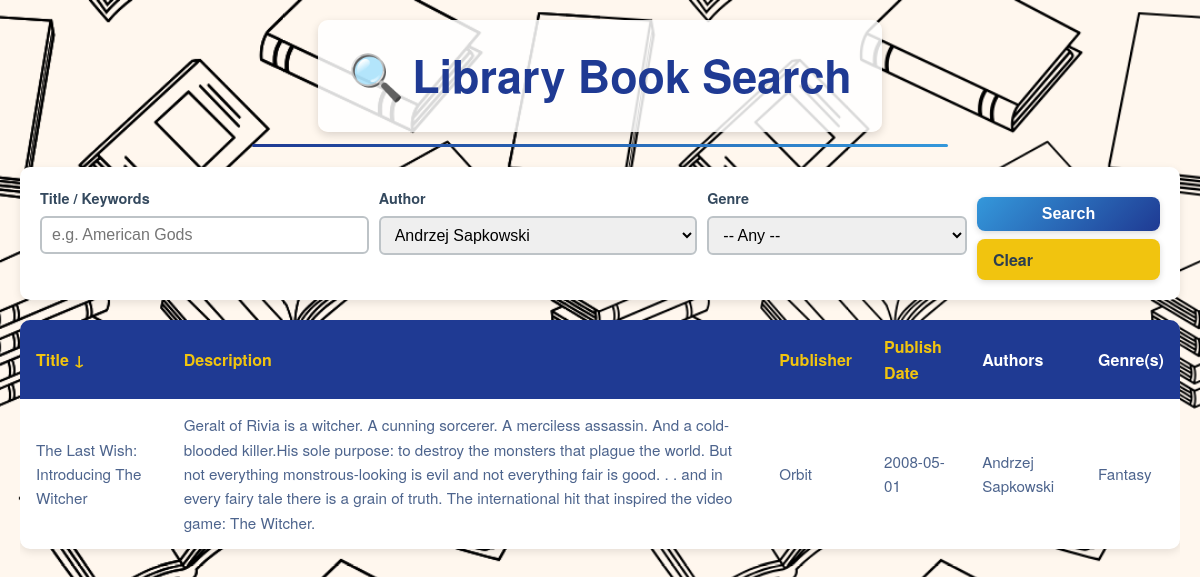
The page /search?title=&author_id=1&category_id=&sort_by=title&sort_dir=desc on the database its author committed.
### tables this page shows
CREATE TABLE Books (
    BookID INTEGER PRIMARY KEY,
    title TEXT,
    ean_isbn13 TEXT,
    upc_isbn10 TEXT,
    description TEXT,
    publisher TEXT,
    publish_date TEXT,
    page_length INTEGER
);

### app.py (the view, shortened to what this page needs)
@app.route("/search", methods=["GET"])
def search():
    title_query     = request.args.get("title", "").strip()
    author_id_str   = request.args.get("author_id", "").strip()
    category_id_str = request.args.get("category_id", "").strip()
    sort_by         = request.args.get("sort_by", "title").strip()
    sort_dir        = request.args.get("sort_dir", "asc").lower().strip()
    authors    = fetch_all_authors()
    categories = fetch_all_categories()
    where_clauses = []
    params = []
    if title_query:
        where_clauses.append("(b.title LIKE ? OR b.description LIKE ?)")
        like_pattern = f"%{title_query}%"
        params.extend([like_pattern, like_pattern])
    if author_id_str.isdigit():
        where_clauses.append("ba.AuthorID = ?")
        params.append(int(author_id_str))
    if category_id_str.isdigit():
        where_clauses.append("bc.CategoryID = ?")
        params.append(int(category_id_str))
    allowed_sort_columns = {
        "title": "b.title",
        "description": "b.description",
        "publisher": "b.publisher",
        "publish_date": "b.publish_date"
    }
    sort_column_db = allowed_sort_columns.get(sort_by, "b.title")
    sort_direction = "DESC" if sort_dir == "desc" else "ASC"
    base_query = """
        SELECT
          b.BookID,
          b.title,
          b.ean_isbn13,
          b.upc_isbn10,
          b.description,
          b.publisher,
          b.publish_date,
          GROUP_CONCAT(DISTINCT a.FullName)    AS Authors,
          GROUP_CONCAT(DISTINCT c.CategoryName) AS Categories
        FROM Books b
        LEFT JOIN BookAuthors ba ON ba.BookID = b.BookID
        LEFT JOIN Authors a     ON a.AuthorID = ba.AuthorID
        LEFT JOIN BookCategories bc ON bc.BookID = b.BookID
        LEFT JOIN Categories c      ON c.CategoryID = bc.CategoryID
    """
    if where_clauses:
        sql = (
            base_query
            + " WHERE " + " AND ".join(where_clauses)
            + " GROUP BY b.BookID "
            + f"ORDER BY {sort_column_db} {sort_direction};"
        )
    else:
        sql = base_query + f" GROUP BY b.BookID ORDER BY {sort_column_db} {sort_direction};"
    print("=== DEBUG SQL ===")
    print(sql)
    print("=== DEBUG PARAMS ===")
    print(params)
    results = []
    if title_query or author_id_str.isdigit() or category_id_str.isdigit():
        conn = get_db_connection()
        cursor = conn.cursor()
        try:
            cursor.execute(sql, params)
            results = cursor.fetchall()
            print("=== DEBUG RESULTS ROWCOUNT ===", len(results))
        finally:
            cursor.close()
            conn.close()
    return render_template(
        "search.html",
        authors=authors,
        categories=categories,
        results=results,
        form_data={
            "title": title_query,
            "author_id": author_id_str,
            "category_id": category_id_str,
            "sort_by": sort_by,
            "sort_dir": sort_dir
        }
    )

### app.py (called while the page is built)
def get_db_connection():
    base_dir = os.path.dirname(os.path.abspath(__file__))
    db_path = os.path.join(base_dir, "library.db")
    conn = sqlite3.connect(db_path)
    conn.row_factory = sqlite3.Row
    return conn

def fetch_all_authors():
    conn = get_db_connection()
    cursor = conn.cursor()
    cursor.execute("SELECT AuthorID, FullName FROM Authors ORDER BY FullName;")
    authors = cursor.fetchall()
    cursor.close()
    conn.close()
    return authors

def fetch_all_categories():
    conn = get_db_connection()
    cursor = conn.cursor()
    cursor.execute("""
        SELECT DISTINCT c.CategoryID, c.CategoryName
          FROM Categories c
          JOIN BookCategories bc ON c.CategoryID = bc.CategoryID
          JOIN Books b ON bc.BookID = b.BookID
         ORDER BY c.CategoryName;
    """)
    categories = cursor.fetchall()
    cursor.close()
    conn.close()
    return categories

### templates/search.html (shortened to what this page needs)
{% extends "layout.html" %}
{% block content %}
  <form class="search-form" method="get" action="{{ url_for('search') }}">
    <div>
      <label for="title">Title / Keywords</label>
      <input
        type="text"
        name="title"
        id="title"
        value="{{ form_data.title }}"
        placeholder="e.g. American Gods"
      />
    </div>
    <div>
      <label for="author_id">Author</label>
      <select name="author_id" id="author_id">
        {% for auth in authors %}
          {% set selected = "selected" if form_data.author_id == auth[0]|string else "" %}
          <option value="{{ auth[0] }}" {{ selected }}>{{ auth[1] }}</option>
        {% endfor %}
      </select>
    </div>
    <div>
      <label for="category_id">Genre</label>
      <select name="category_id" id="category_id">
        <option value="">-- Any --</option>
      </select>
    </div>
    <div class="search-actions">
      <button type="submit">Search</button>
      <a href="{{ url_for('search') }}">Clear</a>
    </div>
  </form>
  {% if results %}
    <div class="results-wrapper">
      <table>
        <thead>
          <tr>
            {% set toggle_dir = "asc" if form_data.sort_dir == "desc" else "desc" %}
            <th>
              <a
                href="{{ url_for('search',
                                title=form_data.title,
                                author_id=form_data.author_id,
                                category_id=form_data.category_id,
                                sort_by='title',
                                sort_dir=( 'asc' if form_data.sort_by != 'title' or form_data.sort_dir=='desc' else 'desc' ) ) }}">
                Title
                {% if form_data.sort_by == 'title' %}
                  {{ '↑' if form_data.sort_dir=='asc' else '↓' }}
                {% endif %}
              </a>
            </th>
            <th>
              <a
                href="{{ url_for('search',
                                title=form_data.title,
                                author_id=form_data.author_id,
                                category_id=form_data.category_id,
                                sort_by='description',
                                sort_dir=( 'asc' if form_data.sort_by != 'description' or form_data.sort_dir=='desc' else 'desc' ) ) }}">
                Description
              </a>
            </th>
            <th>
              <a
                href="{{ url_for('search',
                                title=form_data.title,
                                author_id=form_data.author_id,
                                category_id=form_data.category_id,
                                sort_by='publisher',
                                sort_dir=( 'asc' if form_data.sort_by != 'publisher' or form_data.sort_dir=='desc' else 'desc' ) ) }}">
                Publisher
              </a>
            </th>
            <th>
              <a
                href="{{ url_for('search',
                                title=form_data.title,
                                author_id=form_data.author_id,
                                category_id=form_data.category_id,
                                sort_by='publish_date',
                                sort_dir=( 'asc' if form_data.sort_by != 'publish_date' or form_data.sort_dir=='desc' else 'desc' ) ) }}">
                Publish Date
              </a>
            </th>
            <th>Authors</th>
            <th>Genre(s)</th>
          </tr>
        </thead>
        <tbody>
          {% for row in results %}
            <tr>
              <td data-label="Title">{{ row["title"] }}</td>
              <td data-label="Description">{{ row["description"] or "" }}</td>
              <td data-label="Publisher">{{ row["publisher"] or "" }}</td>
              <td data-label="Publish Date">{{ row["publish_date"] or "" }}</td>
              <td data-label="Authors">{{ row["Authors"] or "" }}</td>
              <td data-label="Genre(s)">{{ row["Categories"] or "" }}</td>
            </tr>
          {% endfor %}
        </tbody>
      </table>
    </div>
  {% elif form_data.title or form_data.author_id or form_data.category_id %}
    <p class="no-results">No books matched your criteria.</p>
  {% endif %}
{% endblock %}

### rows shown on the page
Books: title "The Last Wish: Introducing The Witcher", description "Geralt of Rivia is a witcher. A cunning sorcerer. A merciless assassin. And a cold-blooded killer.His sole purpose: to destroy the monsters that plague the world. But not everything monstrous-looking is evil and not everything fair is good. . . and in every fairy tale there is a grain of truth. The international hit that inspired the video game: The Witcher.", publisher "Orbit", publish_date "2008-05-01", row "Andrzej Sapkowski", row "Fantasy"

### other values the page prints
{{ '↑' if form_data.sort_dir=='asc' else '↓' }} "↓"
form field author_id "Andrzej Sapkowski"
